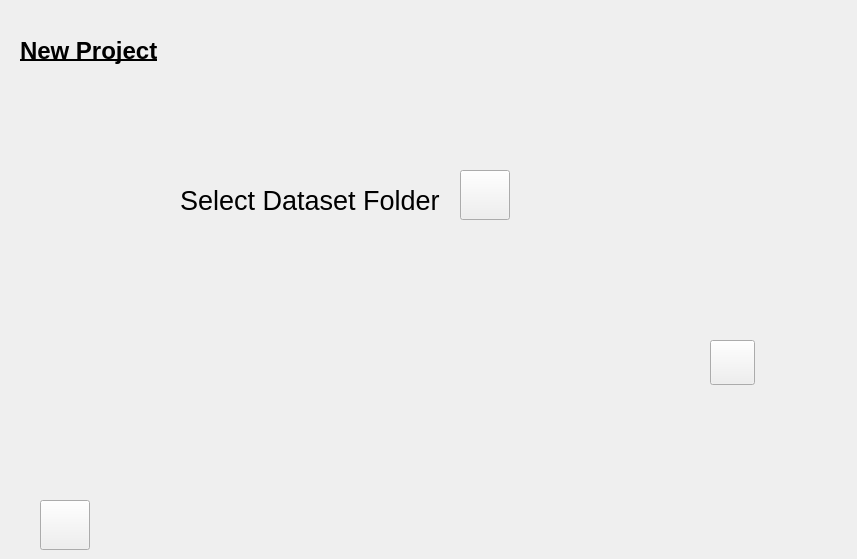
      <widget class="QWidget" name="create_new_folder">
       <property name="minimumSize">
        <size>
         <width>857</width>
         <height>472</height>
        </size>
       </property>
       <widget class="QLabel" name="selectfolder_text">
        <property name="geometry">
         <rect>
          <x>180</x>
          <y>170</y>
          <width>261</width>
          <height>61</height>
         </rect>
        </property>
        <property name="minimumSize">
         <size>
          <width>261</width>
          <height>61</height>
         </size>
        </property>
        <property name="maximumSize">
         <size>
          <width>371</width>
          <height>61</height>
         </size>
        </property>
        <property name="font">
         <font>
          <pointsize>20</pointsize>
          <weight>50</weight>
          <bold>false</bold>
         </font>
        </property>
        <property name="text">
         <string>Select Dataset Folder</string>
        </property>
        <property name="scaledContents">
         <bool>true</bool>
        </property>
       </widget>
       <widget class="QLabel" name="head_newproject_2">
        <property name="geometry">
         <rect>
          <x>20</x>
          <y>20</y>
          <width>161</width>
          <height>61</height>
         </rect>
        </property>
        <property name="minimumSize">
         <size>
          <width>161</width>
          <height>61</height>
         </size>
        </property>
        <property name="font">
         <font>
          <pointsize>18</pointsize>
          <weight>75</weight>
          <bold>true</bold>
          <underline>true</underline>
         </font>
        </property>
        <property name="text">
         <string>New Project</string>
        </property>
       </widget>
       <widget class="QPushButton" name="homeButton_2">
        <property name="geometry">
         <rect>
          <x>40</x>
          <y>500</y>
          <width>50</width>
          <height>50</height>
         </rect>
        </property>
        <property name="minimumSize">
         <size>
          <width>50</width>
          <height>50</height>
         </size>
        </property>
        <property name="maximumSize">
         <size>
          <width>50</width>
          <height>50</height>
         </size>
        </property>
        <property name="text">
         <string/>
        </property>
        <property name="icon">
         <iconset resource="icons/icons.qrc">
          <normaloff>:/images/home.png</normaloff>:/images/home.png</iconset>
        </property>
        <property name="iconSize">
         <size>
          <width>40</width>
          <height>40</height>
         </size>
        </property>
        <property name="flat">
         <bool>false</bool>
        </property>
       </widget>
       <widget class="QPushButton" name="continueButton_2">
        <property name="geometry">
         <rect>
          <x>710</x>
          <y>340</y>
          <width>45</width>
          <height>45</height>
         </rect>
        </property>
        <property name="minimumSize">
         <size>
          <width>45</width>
          <height>45</height>
         </size>
        </property>
        <property name="maximumSize">
         <size>
          <width>45</width>
          <height>45</height>
         </size>
        </property>
        <property name="text">
         <string/>
        </property>
        <property name="icon">
         <iconset resource="icons/icons.qrc">
          <normaloff>:/images/right.png</normaloff>:/images/right.png</iconset>
        </property>
        <property name="iconSize">
         <size>
          <width>45</width>
          <height>45</height>
         </size>
        </property>
       </widget>
       <widget class="QPushButton" name="selectfolderButton">
        <property name="geometry">
         <rect>
          <x>460</x>
          <y>170</y>
          <width>50</width>
          <height>50</height>
         </rect>
        </property>
        <property name="minimumSize">
         <size>
          <width>50</width>
          <height>50</height>
         </size>
        </property>
        <property name="maximumSize">
         <size>
          <width>50</width>
          <height>50</height>
         </size>
        </property>
        <property name="text">
         <string/>
        </property>
        <property name="icon">
         <iconset resource="icons/icons.qrc">
          <normaloff>:/images/select_folder_gen.png</normaloff>:/images/select_folder_gen.png</iconset>
        </property>
        <property name="iconSize">
         <size>
          <width>50</width>
          <height>50</height>
         </size>
        </property>
       </widget>
      </widget>
